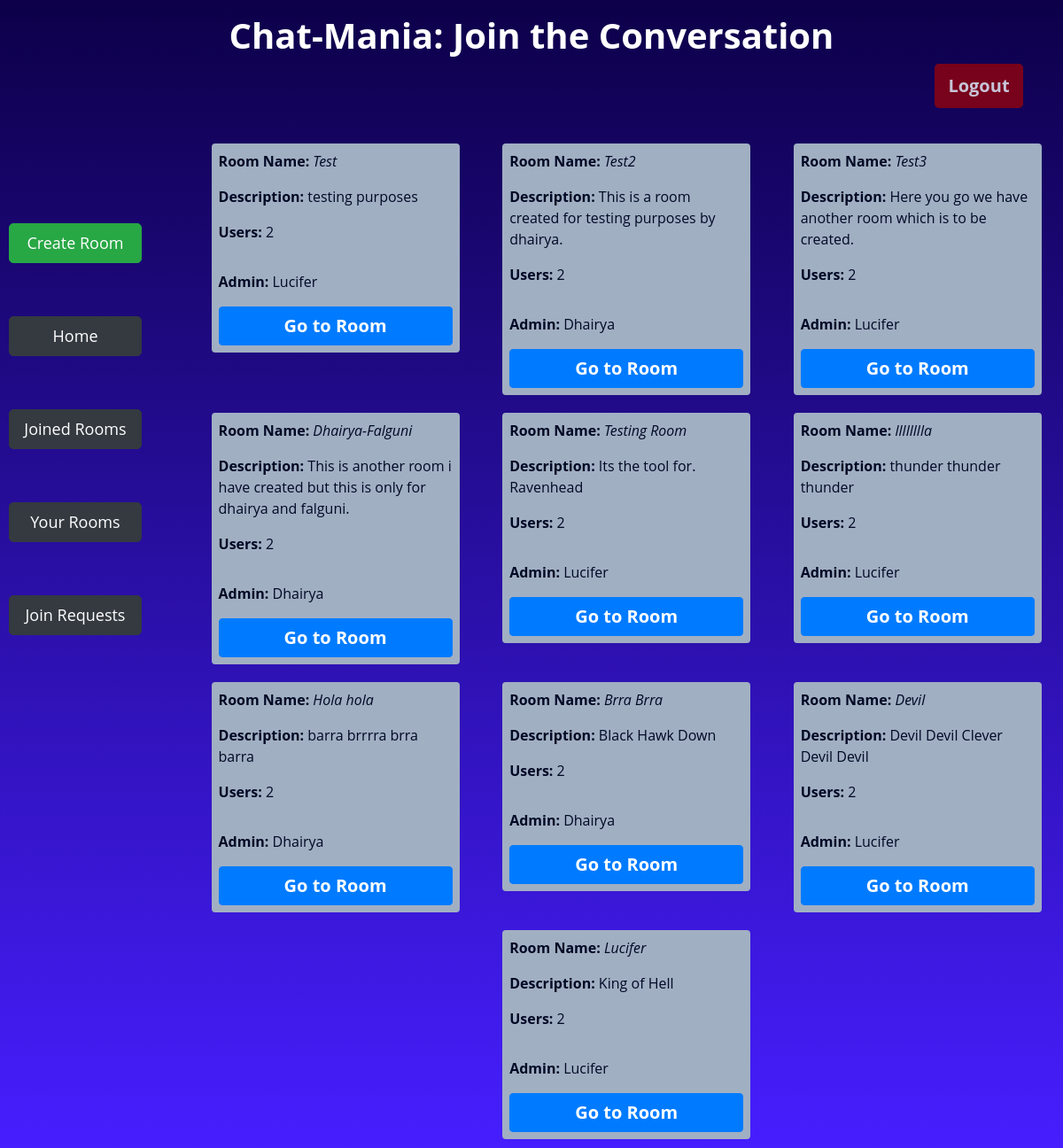
The page / (signed in) on the database its author committed.
### app/models.py (models this page shows)
class Room(models.Model):
    name = models.CharField(max_length=64,unique=True)
    description = models.CharField(max_length=256)
    admin = models.ForeignKey(User, on_delete=models.CASCADE, related_name="get_admin")
    numberUsers = models.IntegerField(default=1)
    def __str__(self):
        return f"{self.name} created by {self.admin.username}"

class User(AbstractUser):
    joinedRooms = models.IntegerField(default=0)
    createdRooms = models.IntegerField(default=0)
    def __str__(self):
        return f"{self.username}"

### app/views.py (the view)
# urls.py: path('', views.index, name='index'),
@login_required(login_url="login")
def index(request):
    rooms = Room.objects.all()
    print(rooms)
    join_requests = JoinRequests.objects.filter(user=request.user)
    x = [room.room for room in join_requests]
    print(x)
    user_rooms = UserRooms.objects.filter(user=request.user)
    y = [room.room for room in user_rooms]
    print(y)
    return render(request, 'app/index.html', {
        'rooms': rooms,
        'join_requests': join_requests,
        'x': x,
        'y': y,
    })

### app/templates/app/index.html (shortened to what this page needs)
{% extends 'app/layout.html' %}
{% block body %}
    <div class="container">
        <div class="row">
            <div class="col-md-12 mt-3">
                <h1 class="text-center" style="font-weight: 700;">Chat-Mania: Join the Conversation</h1>
                <form action="{% url 'logout' %}" method="post">
                 <input type="submit" id="logout-btn" class="btn btn-danger float-right" style="border: none;" value="Logout">
                </form>
             </div>
         </div>
    </div>
    <div class="d-flex flex-row">
    <div class="btn-Cont d-flex flex-column justify-content-around">
        <a id="lbtn" href="{% url 'create' %}" class="btn  btn-success">Create Room</a>
        <a id="lbtn" href="{% url 'index' %}" class="btn  btn-dark">Home</a>
        <a id="lbtn" href="{% url 'joined_rooms' %}" class="btn  btn-dark">Joined Rooms</a>
        <a id="lbtn" class="btn  btn-dark" href="{% url 'your_rooms' %}" >Your Rooms</a>
        <a id="lbtn" class="btn btn-dark" href="{% url 'join_requests' %}">Join Requests</a>
    </div>
     <div class="d-flex flex-row justify-content-around flex-wrap" id="room-cont">
        {% for room in rooms%}
        <div class="room p-1">
                <p><b>Room Name:</b> <i> {{room.name}} </i> </p>
                <p> <b>Description:</b> {{room.description}} </p>
                <p><b>Users:</b> {{room.numberUsers}} </p>
              <p class="pt-3 align-bottom"><b>Admin:</b> {{room.admin}} </p>
              {% if user != room.admin %}
                    {% if room in x %}
                        <button id="join-btn" class="btn btn-dark disable" disabled>Requested</button>
                    {% elif room in y %}
                        <a id="indBtn" href="{% url 'room' room.name %}" class="btn btn-primary">Go to Room</a>
                    {% else %}
                    <button id="join-btn" class="btn btn-dark" value="{{room.id}}">Join</button>
                    {% endif %}
              {% else %}
              <a id="indBtn" href="{% url 'room' room.name %}" class="btn btn-primary">Go to Room</a>
              {% endif %}
        </div>
        {% endfor %}
     </div>
    </div>
{% endblock %}

### app/static/app/style.css (style rules this page uses)
body { background: linear-gradient(to bottom, #0D0049 , #461EFF ); font-family: 'Open Sans', sans-serif; color: #fff; height: fit-content; min-height: 100vh; margin: 0; padding: 0; }
#logout-btn { background-color: #97030A; color: #fff; border-radius: 5px; width: 100px; height: 50px; font-size: 20px; font-weight: bold; opacity: 0.77; }
.btn-Cont { display: flex; margin-left: 10px; margin-top: 70px; width: 200px; height: 300px; }
#lbtn { width: 150px; height: 50px; font-size: 18px; font-weight: normal; border-radius: 5px; margin-top: 60px; padding: 8px; }
#room-cont { margin-left: 40px; flex-wrap: wrap; display: flex; width: 100%; margin-top: 30px; }
.room { padding-left: 18px; padding-right: 18px; padding-top: 10px; width: 280px; height: fit-content; margin: 10px; border-radius: 4px; border: 4px solid #A1AFC3; background-color: #A1AFC3; color: #000924; }
#indBtn { width: 100%; font-size: 20px; font-weight: bold; }

### rows shown on the page
Room: name "Test", description "testing purposes", numberUsers "2", admin "Lucifer", shows "Go to Room"
Room: name "Test2", description "This is a room created for testing purposes by dhairya.", numberUsers "2", admin "Dhairya", shows "Go to Room"
Room: name "Test3", description "Here you go we have another room which is to be created.", numberUsers "2", admin "Lucifer", shows "Go to Room"
Room: name "Dhairya-Falguni", description "This is another room i have created but this is only for dhairya and falguni.", numberUsers "2", admin "Dhairya", shows "Go to Room"
Room: name "Testing Room", description "Its the tool for. Ravenhead", numberUsers "2", admin "Lucifer", shows "Go to Room"
Room: name "lllllllla", description "thunder thunder thunder", numberUsers "2", admin "Lucifer", shows "Go to Room"
Room: name "Hola hola", description "barra brrrra brra barra", numberUsers "2", admin "Dhairya", shows "Go to Room"
Room: name "Brra Brra", description "Black Hawk Down", numberUsers "2", admin "Dhairya", shows "Go to Room"
Room: name "Devil", description "Devil Devil Clever Devil Devil", numberUsers "2", admin "Lucifer", shows "Go to Room"
Room: name "Lucifer", description "King of Hell", numberUsers "2", admin "Lucifer", shows "Go to Room"
